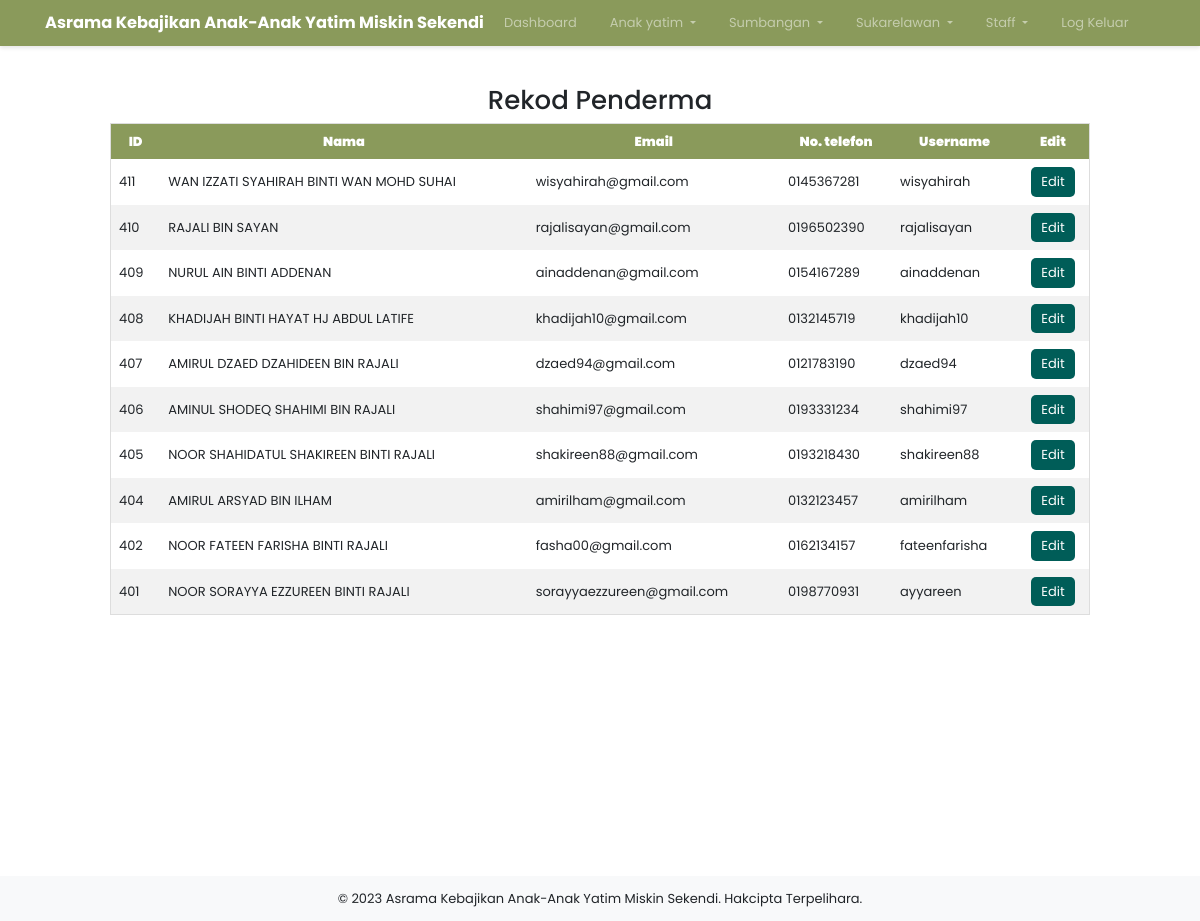
Screenshot of /admin/viewdonor.php (signed in) with the database file from the repository.
### tables this page shows
CREATE TABLE `donor` (
  `DONORID` int(8) NOT NULL,
  `NAME` varchar(40) NOT NULL,
  `EMAIL` varchar(40) NOT NULL,
  `PHONENO` varchar(20) NOT NULL,
  `USERNAME` varchar(20) DEFAULT NULL,
  `PASSWORD` varchar(20) DEFAULT NULL
);

### admin/viewdonor.php (the view, shortened to what this page needs)
<?php
require('connection.php');
?>
<!DOCTYPE html>
<html lang="en">
<head>
    <link rel="stylesheet" href="https://cdnjs.cloudflare.com/ajax/libs/font-awesome/5.15.3/css/all.min.css">
    <link rel="stylesheet" href="https://stackpath.bootstrapcdn.com/bootstrap/4.5.2/css/bootstrap.min.css">
    <link rel="stylesheet" href="https://cdnjs.cloudflare.com/ajax/libs/font-awesome/4.7.0/css/font-awesome.min.css">
</head>
<body>
<nav class="navbar navbar-expand-lg navbar-dark">
    <div class="container">
        <a class="navbar-brand" href="#">Asrama Kebajikan Anak-Anak Yatim Miskin Sekendi</a>
        <div class="collapse navbar-collapse" id="navbarNav">
            <ul class="navbar-nav ml-auto">
                <li class="nav-item">
                    <a class="nav-link" href="dashboard.php">Dashboard</a>
                </li>
                <li class="nav-item dropdown">
                    <a class="nav-link dropdown-toggle" href="#login" id="navbarDropdown" role="button">
                        Anak yatim
                    </a>
                </li>
                <li class="nav-item dropdown">
                    <a class="nav-link dropdown-toggle" href="#login" id="navbarDropdown" role="button">
                        Sumbangan
                    </a>
                </li>
                <li class="nav-item dropdown">
                    <a class="nav-link dropdown-toggle" href="#login" id="navbarDropdown" role="button">
                        Sukarelawan
                    </a>
                </li>
                <li class="nav-item dropdown">
                    <a class="nav-link dropdown-toggle" href="#login" id="navbarDropdown" role="button">
                        Staff
                    </a>
                </li>
                <li class="nav-item">
                    <a class="nav-link" href="logout.php">Log Keluar</a>
                </li>
            </ul>
        </div>
    </div>
</nav>
<div class="container" style="padding:85px 80px">
    <h2 class="text-center">Rekod Penderma</h2>
    <table border="0">
      <thead>
        <tr>
            <th><strong>ID</strong></th>
            <th><strong>Nama</strong></th>
            <th><strong>Email</strong></th>
            <th><strong>No. telefon</strong></th>
            <th><strong>Username</th>
            <th><strong>Edit</strong></th>
        </tr>
      </thead>
      <tbody>
        <?php
        $sql = "SELECT donorid,name,email,phoneno,username from donor ORDER BY donorid DESC";
        if ($stmt = $con->prepare($sql)) {
            $stmt->execute();
            $result = $stmt->get_result();
            while ($row = $result->fetch_assoc()) { ?>
              <tr>
                <td><?php echo htmlspecialchars($row['donorid']); ?></td>
                <td><?php echo htmlspecialchars($row['name']); ?></td>
                <td><?php echo htmlspecialchars($row['email']); ?></td>
                <td><?php echo htmlspecialchars($row['phoneno']); ?></td>
                <td><?php echo htmlspecialchars($row['username']); ?></td>
                <td class="action-btn">
                    <a href="managedonor.php?id=<?php echo htmlspecialchars($row["donorid"]); ?>" class="edit">Edit</a>
                </td>
              </tr>
            <?php
            }
        } else {
            echo "<tr><td colspan='6'>Failed to prepare the SQL statement.</td></tr>";
        }
        ?>
      </tbody>
    </table>
  </div><br><br><br><br><br><br><br><br>
<footer class="bg-light text-center text-lg-start mt-4">
    <div class="text-center p-3">
        &copy; 2023 Asrama Kebajikan Anak-Anak Yatim Miskin Sekendi. Hakcipta Terpelihara.
    </div>
</footer>
</body>
</html>

### admin/viewdonor.php (style rules this page uses)
body, html { margin: 0; padding: 0; width: 100%; height: 100%; font-family: 'Poppins'; font-size: 13px; }
.navbar { background-color: #8A9A5B; position: fixed; top: 0; width: 100%; z-index: 1000; box-shadow: 0 2px 4px rgba(0,0,0,0.1); }
.navbar-brand { font-weight: bold; color: white; }
.navbar-nav .nav-link { color: white; margin-right: 20px; position: relative; }
.navbar-nav .nav-link::before { content: ''; position: absolute; top: 50%; left: 50%; width: 0; height: 0; background: rgba(255, 255, 255, 0.2); border-radius: 50%; transition: width 0.4s, height 0.4s, top 0.4s, left 0.4s; }
table { width: 100%; border-collapse: collapse; border: 1px solid #ddd; }
th, td { text-align: left; padding: 8px; }
tr:nth-child(even) { background-color: #f2f2f2; }
th { background-color: #8A9A5B; color: white; text-align: center; }
.action-btn { display: flex; justify-content: space-around; }
.action-btn a { padding: 5px 10px; color: white; text-decoration: none; border-radius: 5px; }
.action-btn a.edit { background-color: #005d58; }

### rows the page displays
donor: DONORID "411", NAME "WAN IZZATI SYAHIRAH BINTI WAN MOHD SUHAI", EMAIL "wisyahirah@gmail.com", PHONENO "0145367281", USERNAME "wisyahirah"
donor: DONORID "410", NAME "RAJALI BIN SAYAN", EMAIL "rajalisayan@gmail.com", PHONENO "0196502390", USERNAME "rajalisayan"
donor: DONORID "409", NAME "NURUL AIN BINTI ADDENAN", EMAIL "ainaddenan@gmail.com", PHONENO "0154167289", USERNAME "ainaddenan"
donor: DONORID "408", NAME "KHADIJAH BINTI HAYAT HJ ABDUL LATIFE", EMAIL "khadijah10@gmail.com", PHONENO "0132145719", USERNAME "khadijah10"
donor: DONORID "407", NAME "AMIRUL DZAED DZAHIDEEN BIN RAJALI", EMAIL "dzaed94@gmail.com", PHONENO "0121783190", USERNAME "dzaed94"
donor: DONORID "406", NAME "AMINUL SHODEQ SHAHIMI BIN RAJALI", EMAIL "shahimi97@gmail.com", PHONENO "0193331234", USERNAME "shahimi97"
donor: DONORID "405", NAME "NOOR SHAHIDATUL SHAKIREEN BINTI RAJALI", EMAIL "shakireen88@gmail.com", PHONENO "0193218430", USERNAME "shakireen88"
donor: DONORID "404", NAME "AMIRUL ARSYAD BIN ILHAM", EMAIL "amirilham@gmail.com", PHONENO "0132123457", USERNAME "amirilham"
donor: DONORID "402", NAME "NOOR FATEEN FARISHA BINTI RAJALI", EMAIL "fasha00@gmail.com", PHONENO "0162134157", USERNAME "fateenfarisha"
donor: DONORID "401", NAME "NOOR SORAYYA EZZUREEN BINTI RAJALI", EMAIL "sorayyaezzureen@gmail.com", PHONENO "0198770931", USERNAME "ayyareen"
